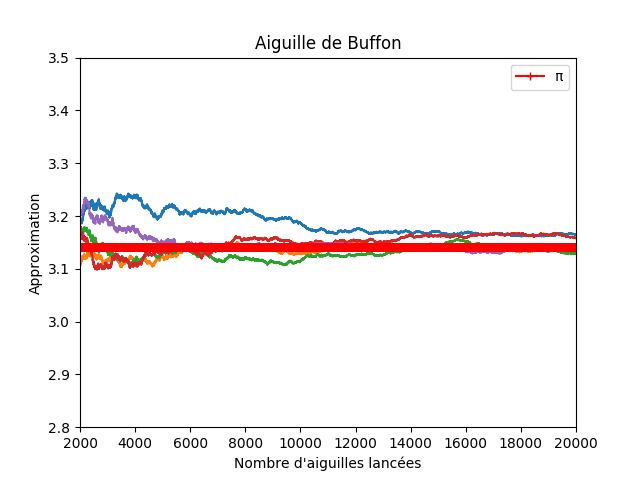

Write the Python code that produced this figure.

# Voir http://dictionnaire.sensagent.leparisien.fr/Aiguille%20de%20Buffon/fr-fr/
# https://en.wikipedia.org/wiki/Pi#/media/File:Comparison_pi_infinite_series.svg

import numpy.random as rd
from math import pi,cos


import matplotlib.pyplot as plt
import numpy as np


def calcul (N):
    l=1 # longueur de l'aiguille
    e=1 # écart entre les lammes du parquet
    # on prend l <= e
    result=[]
    succes=1
    for i in range (2,N):
        x=rd.random()*e/2
        t=rd.random()*pi*1/2
        if(cos(t)*l/2>x):
            succes+=1
        r=2*l/(e*succes/i)
        result.append(r)
    return result


def show(N):
    fig, main_ax = plt.subplots()
    main_ax.set_ylim(2.8, 3.5)
    main_ax.set_xlim(N/10, N)
    main_ax.set_title('Aiguille de Buffon')
    main_ax.set_xlabel('Nombre d\'aiguilles lancées')
    main_ax.set_ylabel('Approximation')
    X = [ i for i in range (2,N)]
    for i in range(5):
        Y = calcul(N)
        plt.plot(X, Y)
    
    plt.plot(X, [ pi for i in range (2,N)],  '-r+', label='π')
    plt.legend()
    plt.savefig('buffon.png')
    plt.show()
    

show(20000)